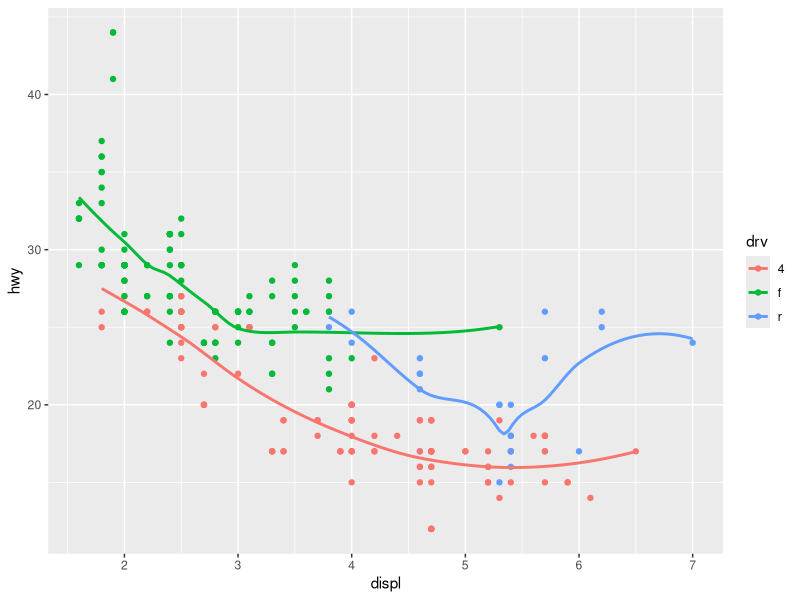
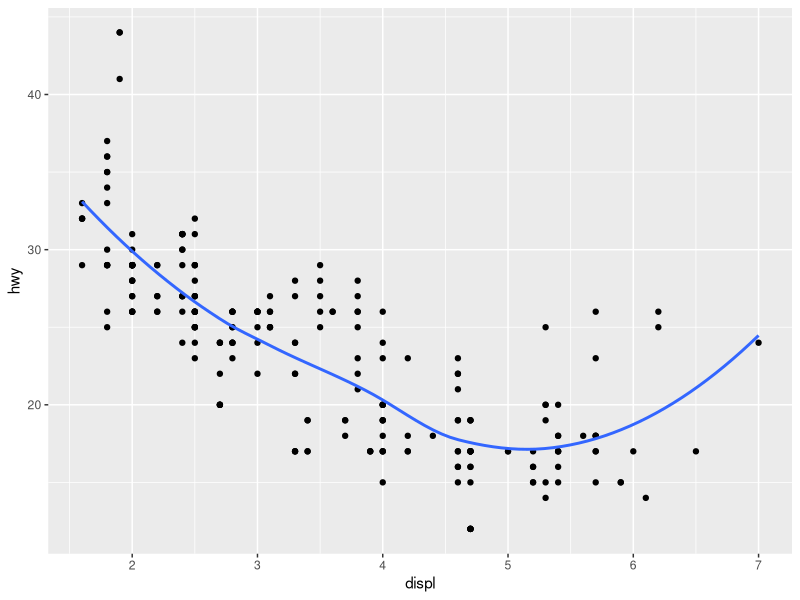
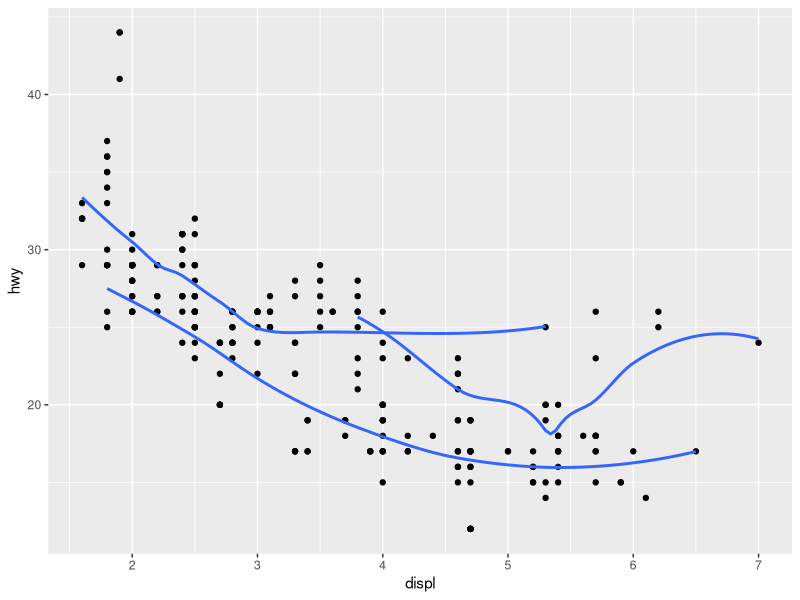
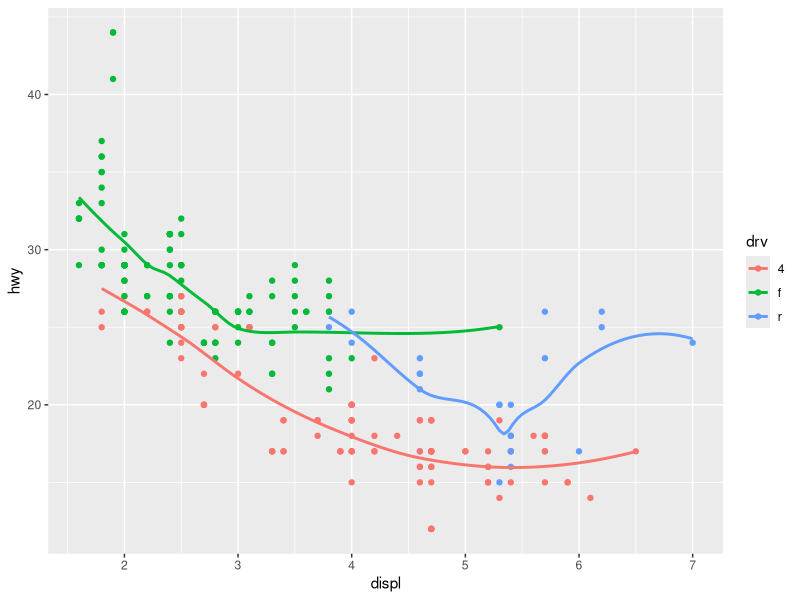
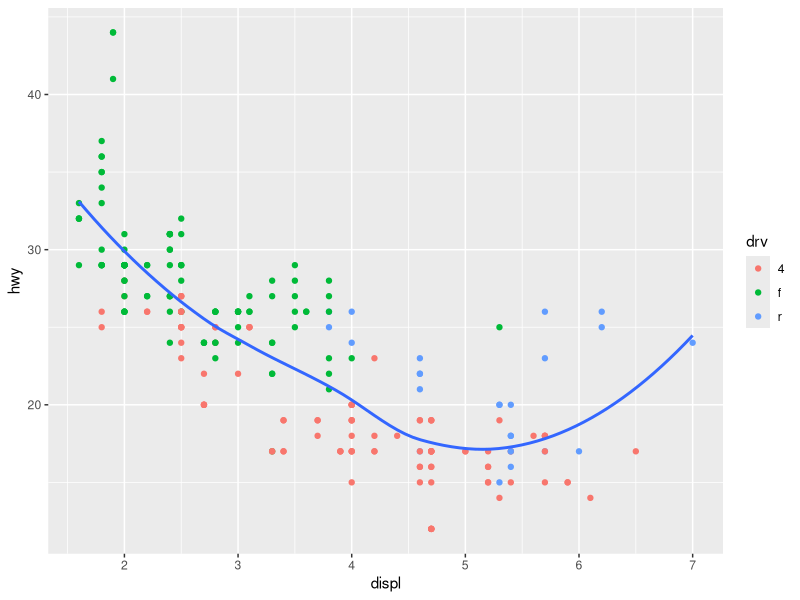
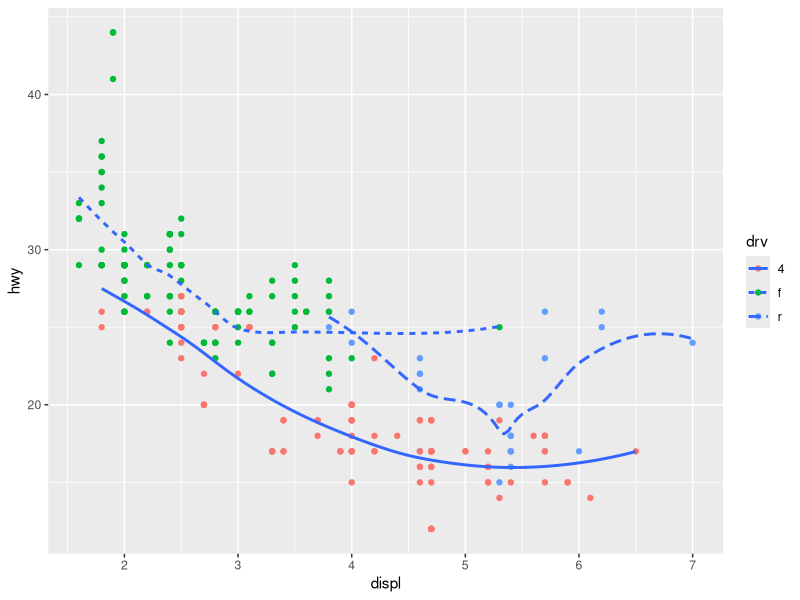
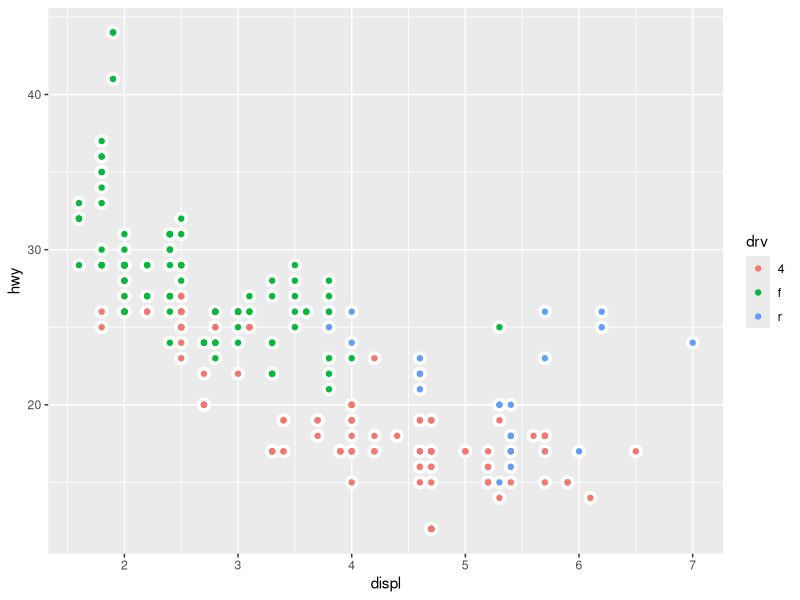

Reproduce these figures in R, in order.
## ---- chunk 1
knitr::opts_chunk$set(echo = TRUE,
                      warning = FALSE,
                      message = FALSE)
## ---- chunk 2
library(tidyverse)
ggplot(
data = mpg,
mapping = aes(x = displ, y = hwy, color = drv)
) +
geom_point() +
geom_smooth(se = FALSE)
## ---- chunk 3
ggplot(data = mpg, aes(x = displ, y = hwy)) + geom_point() + geom_smooth(se = FALSE)
## ---- chunk 4
ggplot(data = mpg, aes(x = displ, y = hwy)) + geom_point() + geom_smooth(se = FALSE, mapping = aes(group = drv))

## ---- chunk 5
ggplot(data = mpg, aes(x = displ, y = hwy, color = drv)) + geom_point() + geom_smooth(se = FALSE)

## ---- chunk 6
ggplot(data = mpg, aes(x = displ, y = hwy)) + geom_point(mapping = aes(color = drv)) + geom_smooth(se = FALSE)

## ---- chunk 7
ggplot(data = mpg, aes(x = displ, y = hwy)) + geom_point(mapping = aes(color = drv)) + geom_smooth(se = FALSE, aes(linetype = drv))

## ---- chunk 8
  ggplot(data = mpg, aes(x = displ, y = hwy)) + geom_point(color = "white", size = 4) + geom_point(aes(color = drv))
